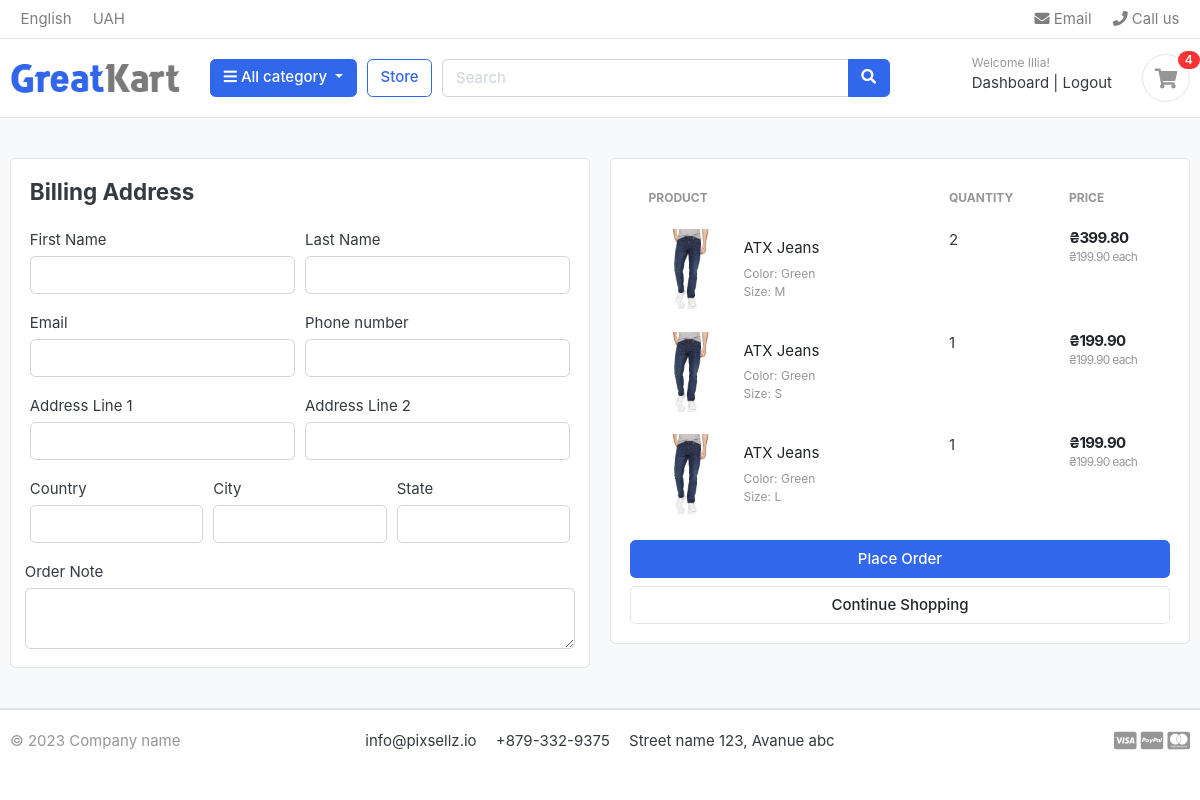
The app's page /cart/checkout/ (signed in) with its own data.
### accounts/models.py (models this page shows, shortened)
class Account(AbstractBaseUser):
    first_name = models.CharField(max_length=50)
    last_name = models.CharField(max_length=50)
    username = models.CharField(max_length=50, unique=True)
    email = models.EmailField(max_length=100, unique=True)
    phone_number = models.CharField(max_length=50)
    date_joined = models.DateTimeField(auto_now_add=True)
    last_login = models.DateTimeField(auto_now_add=True)
    is_admin = models.BooleanField(default=False)
    is_staff = models.BooleanField(default=False)
    is_active = models.BooleanField(default=False)
    is_superadmin = models.BooleanField(default=False)
    USERNAME_FIELD = 'email'
    REQUIRED_FIELDS = ['username', 'first_name', 'last_name']
    objects = MyAccountManager()

### carts/models.py (models this page shows, shortened)
class CartItem(models.Model):
    user = models.ForeignKey(Account, on_delete=models.CASCADE, null=True)
    product = models.ForeignKey(Product, on_delete=models.CASCADE)
    variations = models.ManyToManyField(Variation, blank=True)
    cart = models.ForeignKey(Cart, on_delete=models.CASCADE, null=True)
    quantity = models.IntegerField()
    is_active = models.BooleanField(default=True)
    def sub_total(self):
        return self.product.price * self.quantity

### store/models.py (models this page shows, shortened)
class Product(models.Model):
    product_name = models.CharField(max_length=200, unique=True)
    slug = models.SlugField(max_length=200, unique=True)
    description = models.TextField(max_length=500, blank=True)
    price = models.FloatField()
    images = models.ImageField(upload_to='photos/products')
    stock = models.IntegerField()
    is_available = models.BooleanField(default=True)
    category = models.ForeignKey(Category, on_delete=models.CASCADE)
    created_date = models.DateTimeField(auto_now_add=True)
    modified_date = models.DateTimeField(auto_now=True)
    def get_url(self):
        return reverse('product_detail', args=[self.category.slug, self.slug])

class Variation(models.Model):
    product = models.ForeignKey(Product, on_delete=models.CASCADE)
    variation_category = models.CharField(max_length=100, choices=variation_category_choice)
    variation_value = models.CharField(max_length=100)
    is_active = models.BooleanField(default=True)
    created_date = models.DateTimeField(auto_now=True)
    objects = VariationManager()

### carts/views.py (the view)
# urls.py: path('checkout/', views.checkout, name='checkout'),
@login_required(login_url='login')
def checkout(request, total=0, quantity=0, cart_items=None):
    try:
        tax = 0
        grand_total = 0
        if request.user.is_authenticated:
            cart_items = CartItem.objects.filter(user=request.user, is_active=True)
        else:
            cart = Cart.objects.get(cart_id=_cart_id(request))
            cart_items = CartItem.objects.filter(cart=cart, is_active=True)
        for cart_item in cart_items:
            total += (cart_item.product.price * cart_item.quantity)
            quantity += cart_item.quantity
        tax = (2 * total)/100
        grand_total = total + tax
    except ObjectDoesNotExist:
        pass
    context = {
        'total': total,
        'quantity': quantity,
        'cart_items': cart_items,
        'tax': tax,
        'grand_total': grand_total,
    }
    return render(request, 'carts/checkout.html', context=context)

### carts/context_processors.py (called while the page is built)
def counter(request):
    cart_count = 0
    if 'admin' in request.path:
        return {}
    else:
        try:
            cart = Cart.objects.filter(cart_id=_cart_id(request))
            if request.user.is_authenticated:
                cart_items = CartItem.objects.all().filter(user=request.user)
            else:
                cart_items = CartItem.objects.all().filter(cart=cart[:1])
            for cart_item in cart_items:
                cart_count += cart_item.quantity
        except Cart.DoesNotExist:
            cart_count = 0
    return dict(cart_count=cart_count)

### carts/views.py (called while the page is built)
def _cart_id(request):
    cart = request.session.session_key
    if not cart:
        cart = request.session.create()
    return cart

### category/context_processors.py (called while the page is built)
def menu_links(request):
    links = Category.objects.all()
    return dict(links=links)

### category/models.py (called while the page is built)
    def get_url(self):
        return reverse('products_by_category', args=[self.slug])

### carts/templates/carts/checkout.html (shortened to what this page needs)
{% extends 'base.html' %}
{% load static %}
{% block content %}
    <section class="section-content padding-y bg">
        <div class="container">
            <div class="row">
                <aside class="col-lg-6">
            <div class="card">
                <div class="card-body">
                    <h4 class="card-title mb-4">Billing Address</h4>
                    <form action="{% url 'place_order' %}" method="post">
                        <div class="form-row">
                            <div class="col form-group">
                                <label for="">First Name</label>
                                <input type="text" name="first_name" class="form-control" required>
                            </div>
                            <div class="col form-group">
                                <label for="">Last Name</label>
                                <input type="text" name="last_name" class="form-control" required>
                            </div>
                        </div>
                        <div class="form-row">
                            <div class="col form-group">
                                <label for="">Email</label>
                                <input type="email" name="email" class="form-control" required>
                            </div>
                            <div class="col form-group">
                                <label for="">Phone number</label>
                                <input type="text" name="phone" class="form-control" required>
                            </div>
                        </div>
                        <div class="form-row">
                            <div class="col form-group">
                                <label for="">Address Line 1</label>
                                <input type="text" name="address_line_1" class="form-control" required>
                            </div>
                            <div class="col form-group">
                                <label for="">Address Line 2</label>
                                <input type="text" name="address_line_2" class="form-control">
                            </div>
                        </div>
                        <div class="form-row">
                            <div class="col form-group">
                                <label for="">Country</label>
                                <input type="text" name="country" class="form-control" required>
                            </div>
                            <div class="col form-group">
                                <label for="">City</label>
                                <input type="text" name="city" class="form-control" required>
                            </div>
                            <div class="col form-group">
                                <label for="">State</label>
                                <input type="text" name="state" class="form-control">
                            </div>
                        </div>
                            <div class="form-row">
                                <label for="">Order Note</label>
                                <textarea name="order_note" rows="2" class="form-control"></textarea>
                            </div>
                </div>
            </div>
                </aside>
                <aside class="col-lg-6">
                    <div class="card">
                    <div class="card-body">
                        <table class="table table-borderless table-shopping-cart">
                            <thead class="text-muted">
                            <tr class="small text-uppercase">
                            <th scope="col">Product</th>
                            <th scope="col" width="120">Quantity</th>
                            <th scope="col" width="120">Price</th>
                            </tr>
                            </thead>
                            <tbody>
                            {% for cart_item in cart_items %}
                                <tr>
                                    <td>
                                        <figure class="itemside align-items-center">
                                            <div class="aside"><a href="{{ cart_item.product.get_url }}"><img src="{{ cart_item.product.images.url }}" class="img-sm"></a></div>
                                            <figcaption class="info">
                                                <a href="{{ cart_item.product.get_url }}" class="title text-dark">{{ cart_item.product.product_name }}</a>
                                                <p class="text-muted small">
                                                    {% if cart_item.variations.all %}
                                                        {% for item in cart_item.variations.all %}
                                                            {{ item.variation_category | capfirst }}: {{ item.variation_value }} <br>
                                                        {% endfor %}
                                                    {% endif %}
                                                </p>
                                            </figcaption>
                                        </figure>
                                    </td>
                                    <td>
                                        <label for="">{{ cart_item.quantity }}</label>
                                    </td>
                                    <td>
                                        <div class="price-wrap">
                                            <var class="price">₴{{ cart_item.sub_total | floatformat:2 }}</var>
                                            <small class="text-muted"> ₴{{ cart_item.product.price | floatformat:2 }} each </small>
                                        </div>
                                    </td>
                                </tr>
                            {% endfor %}
                            </tbody>
                            </table>
                        <button type="submit" class="btn btn-primary btn-block"> Place Order </button>
                        <a href="{% url 'store' %}" class="btn btn-light btn-block">Continue Shopping</a>
                </div>
                </div>
            </aside>
            </div>
        </div>
    </section>
{% endblock %}

### templates/includes/navbar.html (shortened to what this page needs)
{% load static %}
<header class="section-header">
    <nav class="navbar p-md-0 navbar-expand-sm navbar-light border-bottom">
    <div class="container">
      <div class="collapse navbar-collapse" id="navbarTop4">
        <ul class="navbar-nav mr-auto">
            <li class="nav-item dropdown">
                 <a href="#" class="nav-link">   English </a>
            </li>
            <li class="nav-item dropdown">
                <a href="#" class="nav-link"> UAH </a>
            </li>
        </ul>
        <ul class="navbar-nav">
            <li><a href="#" class="nav-link"> <i class="fa fa-envelope"></i> Email </a></li>
            <li><a href="#" class="nav-link"> <i class="fa fa-phone"></i> Call us </a></li>
        </ul>
      </div>
    </div>
    </nav>
    <section class="header-main border-bottom">
        <div class="container">
    <div class="row align-items-center">
        <div class="col-lg-2 col-md-3 col-6">
            <a href="{% url 'home' %}" class="brand-wrap">
                <img class="logo" src="{% static './images/logo.png' %}">
            </a>
        </div>
        <div class="col-lg col-sm col-md col-6 flex-grow-0">
            <div class="category-wrap dropdown d-inline-block float-right">
                <button type="button" class="btn btn-primary dropdown-toggle" data-toggle="dropdown">
                    <i class="fa fa-bars"></i> All category
                </button>
            </div>
        </div>
        <a href="{% url 'store' %}" class="btn btn-outline-primary">Store</a>
        <div class="col-lg  col-md-6 col-sm-12 col">
            <form action="{% url 'search' %}" class="search" method='GET'>
                <div class="input-group w-100">
                    <input type="text" class="form-control" style="width:60%;" placeholder="Search" name='keyword'>
                    <div class="input-group-append">
                      <button class="btn btn-primary" type="submit">
                        <i class="fa fa-search"></i>
                      </button>
                    </div>
                </div>
            </form>
        </div>
        <div class="col-lg-3 col-sm-6 col-8 order-2 order-lg-3">
                    <div class="d-flex justify-content-end mb-3 mb-lg-0">
                        {% if user.id is None %}
                        <div class="widget-header">
                            <small class="title text-muted">Welcome guest!</small>
                            <div>
                                <a href="{% url 'login' %}">Sign in</a> <span class="dark-transp"> | </span>
                                <a href="{% url 'register' %}"> Register</a>
                            </div>
                        </div>
                        {% else %}
                            <div class="widget-header">
                                <small class="title text-muted">Welcome {{ user.first_name }}!</small>
                                <div>
                                    <a href="{% url 'dashboard' %}">Dashboard</a> <span class="dark-transp"> | </span>
                                    <a href="{% url 'logout' %}"> Logout</a>
                                </div>
                            </div>
                        {% endif %}
                        <a href="{% url 'cart' %}" class="widget-header pl-3 ml-3">
                            <div class="icon icon-sm rounded-circle border"><i class="fa fa-shopping-cart"></i></div>
                            <span class="badge badge-pill badge-danger notify">{{ cart_count }}</span>
                        </a>
                    </div>
                </div>
    </div>
        </div>
    </section>
    </header>

### static/css/ui.css (style rules this page uses)
html { font-family: "Inter", sans-serif; font-size: 15px; }
.price-wrap { letter-spacing: -0.7px; }
.icon-xs, .icon-sm, .icon-md, .icon-lg { display: inline-block; text-align: center; flex-shrink: 0; flex-grow: 0; }
.icon-sm { width: 48px; height: 48px; line-height: 48px !important; font-size: 20px; }
.img-xs, .img-sm, .img-md, .img-lg { -o-object-fit: cover; object-fit: cover; flex-shrink: 0; flex-grow: 0; }
.img-sm { width: 80px; height: 80px; }
.padding-y { padding-top: 40px; padding-bottom: 40px; }
var { font-style: normal; }
figure { margin-bottom: 0; }
article:after, .form-group:after { display: block; clear: both; content: ""; }
.bg { background-color: #f8f9fa; }
p:last-child { margin-bottom: 0; }
.header-main { position: relative; padding-top: 1rem; padding-bottom: 1rem; }
.brand-wrap .logo, .navbar-brand .logo { margin-right: 7px; max-height: 42px; display: inline-block; }
.widget-header { display: inline-block; vertical-align: middle; position: relative; }
.widget-header a { color: #343a40; }
.widget-header i { color: #969696; }
.widget-header .title { display: block; }
.widget-header .notify { position: absolute; top: -3px; right: -10px; }
.btn-light { background-color: #fff; border-color: #e4e4e4; }
.itemside { position: relative; display: flex; width: 100%; }
.itemside .aside { position: relative; flex-shrink: 0; }
.itemside .info { padding-left: 15px; padding-right: 7px; }
.itemside p { margin-bottom: 0; }
.itemside .title { display: block; margin-bottom: 5px; color: #212529; }
.notify { position: absolute; top: -4px; right: -10px; display: inline-block; padding: 0.25em 0.6em; font-size: 12px; line-height: 1; text-align: center; border-radius: 3rem; color: #fff; background-color: #fa3434; }
.price { font-weight: 600; color: #212529; }
.table-shopping-cart.table td, .table-shopping-cart.table th { padding-left: 1.25rem; padding-right: 1.25rem; }
.table-shopping-cart .price-wrap { line-height: 1.2; }
.table-shopping-cart .price { font-weight: bold; margin-right: 5px; display: block; }

### records on screen
Account: first_name "Illia"
CartItem: product.images (picture), product.product_name "ATX Jeans", quantity "2", sub_total "399.80", product.price "199.90"
Variation: variation_category "Color", variation_value "Green"
Variation: variation_category "Size", variation_value "M"
CartItem: product.images (picture), product.product_name "ATX Jeans", quantity "1", sub_total "199.90", product.price "199.90"
Variation: variation_category "Size", variation_value "S"
CartItem: product.images (picture), product.product_name "ATX Jeans", quantity "1", sub_total "199.90", product.price "199.90"
Variation: variation_category "Size", variation_value "L"

### other values on screen
{{ cart_count }} "4"
